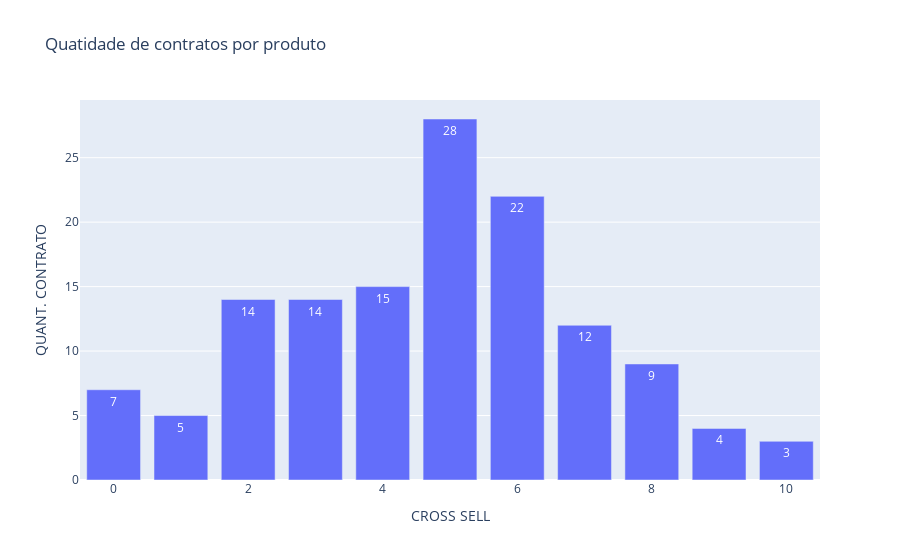

Notebook code for this chart:
### Code cell
fig = px.bar(quant_prod, x='CROSS SELL', y='QUANT. CONTRATO',
            title='Quatidade de contratos por produto')

# adicionando valores em cima da barra
fig.update_traces(text=quant_prod['QUANT. CONTRATO'], textposition='auto')

fig.show()

# fig = px.bar(
#     quant_prod,
#     x="CROSS SELL",
#     y="QUANT. CONTRATO",
#     text="QUANT. CONTRATO",
#     color="QUANT. CONTRATO",
#     title="Quatidade de Seguros de Vida Contratos")

# fig.show()

### Figure 1 — Plotly figure (JSON) as saved in the notebook; plotly's stock layout.template omitted (floating-point values rounded to 4 significant figures)
{"data": [{"alignmentgroup": "True", "hovertemplate": "CROSS SELL=%{x}<br>QUANT. CONTRATO=%{y}<extra></extra>", "legendgroup": "", "marker": {"color": "#636efa", "pattern": {"shape": ""}}, "name": "", "offsetgroup": "", "orientation": "v", "showlegend": false, "text": [3, 4, 5, 7, 9, 12, 14, 14, 15, 22, 28], "textposition": "auto", "type": "bar", "x": [10, 9, 1, 0, 8, 7, 2, 3, 4, 6, 5], "xaxis": "x", "y": [3, 4, 5, 7, 9, 12, 14, 14, 15, 22, 28], "yaxis": "y"}], "layout": {"barmode": "relative", "legend": {"tracegroupgap": 0}, "title": {"text": "Quatidade de contratos por produto"}, "xaxis": {"anchor": "y", "autorange": true, "domain": [0, 1], "range": [-0.5, 10.5], "title": {"text": "CROSS SELL"}, "type": "linear"}, "yaxis": {"anchor": "x", "autorange": true, "domain": [0, 1], "range": [0, 29.47], "title": {"text": "QUANT. CONTRATO"}, "type": "linear"}}}
